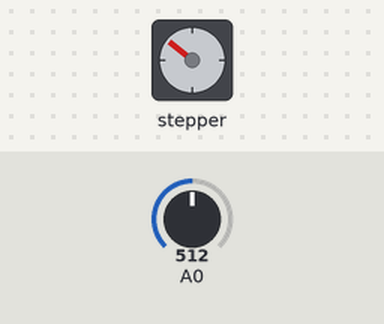
A sketch run on a simulated Arduino Uno, built with avr-gcc and run on an emulated ATmega328P. On the bench: stepper motor. Wiring (inferred from the names in the program): stepper motor driver (200 steps per turn assumed): step pin 4; direction pin 3. The inputs (shaded band) are chosen by the test bench; at power-on: A0 = 512.

Above: at 1.2 s.
1.3 s: A0 set to 716
At 1.65 s:
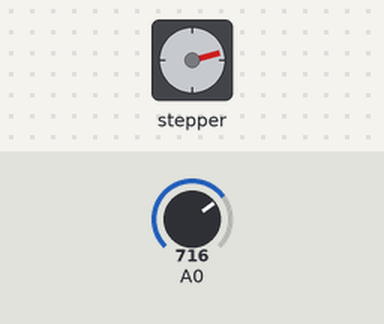
4.3 s: A0 set to 900
At 4.66 s:
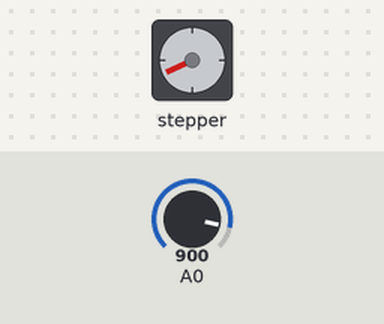
7.3 s: A0 set to 1023
At 7.67 s:
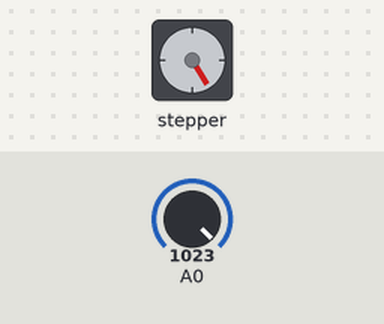
Timing chart, 0 to 19.3 s (numbered marks = the images above; inputs shaded):
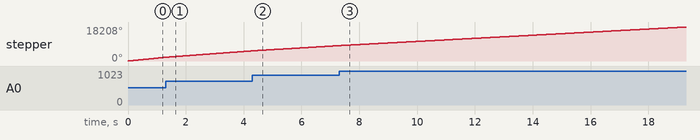

The sketch:

stepper_motor_potentiometer.ino
```cpp
int steppin = 4;
int dirpin = 3;
int step_delay;

void setup() {
  pinMode(steppin, OUTPUT);
  pinMode(dirpin, OUTPUT);
  digitalWrite(dirpin, HIGH);


}

void loop() {
  int val = analogRead(A0);
  step_delay = map(val, 0, 1024, 1, 1000);
  digitalWrite(steppin, HIGH);
  delayMicroseconds(step_delay);
  digitalWrite(steppin, LOW);
  delayMicroseconds(step_delay);

}
```
